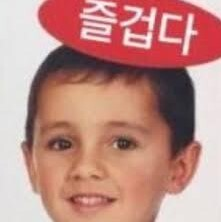
#> input picture 09.OpenCV/data/funny.jpeg, 221 x 222 px
$ jupyter execute 'ex01_이미지, 동영상 불러오기.ipynb'   (shell and % lines are left out)   (text cells are left out)
#> lines starting #> are read from the running program, lines starting #| are printed output that depends on the picture
[cell 1]
# 크기 800*1000 이하
# 얼굴이 있는 사진

[cell 2]
# # opencv > cv2
# import cv2
# # 이미지 불러오기
# img = cv2.imread('./data/funny.jpeg')
# # 윈도우에 이미지 띄우기
# cv2.imshow('img',img)
# # 키보드로부터 키 입력을 기다리는 시간
# # 0 = 계속 대기, 코드가 cv2.waitKey(0)에 머무른 상태로 넘어가지 않는다.
# # 1000ms = 1초 : 1초동안 기다렸다가 키 입력 없으면 넘어감
# # 키를 입력하면 바로 넘어감
# cv2.waitKey(1000)
# # opencv로 열어놓은 윈도우창 닫기
# cv2.destroyAllWindows()

[cell 3]
# 이미지를 흑백사진으로 불러오기

import cv2
img = cv2.imread('./data/funny.jpeg', cv2.IMREAD_GRAYSCALE)
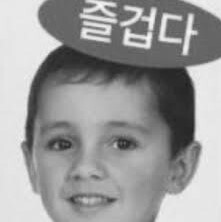
#> img: shape (222, 221); min 29, max 250, mean 154.7
cv2.imshow('img',img)
cv2.waitKey(0)
cv2.destroyAllWindows()

[cell 4]
# 불러온 이미지 흑백사진으로 만들기
img = cv2.imread('./data/funny.jpeg')
#> img is the input picture: shape (222, 221, 3); mean B, G, R 132.8, 140.3, 191.1
gray_img = cv2.cvtColor(img,cv2.COLOR_BGR2GRAY)
cv2.imshow('img',img)
cv2.imshow('gray_img',gray_img)
cv2.waitKey(0)
cv2.destroyAllWindows()

[cell 5]
# RGB : 빛의 3원색
# Red Green, Blue : 모일수록 하얗게 됨
# 이미지를 불러올 때는 파란계열, 초록계열, 빨간계열 3가지를 따로 불러옴
img.shape
#> Out = (222, 221, 3)

[cell 6]
# 동영상 : 초당 많은 사진을 연속적으로 보기
# 보통 : 초당 30장의 사진으로 이루어져 있음
# 일반인 : 초당 12~15장이면 동영상으로 인식
# 전문가 : 초당 15~20장이면 동영상으로 인식

[cell 7]
# 캠으로부터 동영상을 가져오기
import cv2
# 비디오 불러오기
# 0 : 컴퓨터에 연결된 카메라
# 동영상 경로 적어주면 동영상에 연결
cap = cv2.VideoCapture(0)
cnt = 0

# 녹화 설정
fps = 30.0 # 녹화할 프레임 수
width = int(cap.get(3)) # 녹화할 영상의 가로 크기(픽셀)
height = int(cap.get(4)) # 녹화할 영상의 세로 크기(픽셀)

# 코덱 설정
# avi > DIVX
# mp4 > MPEG
fcc = cv2.VideoWriter_fourcc(*'MPEG')

# 동영상 설정
out = cv2.VideoWriter('video.mp4',fcc,fps,(width,height) )
record = False

#초당 30장의 사진 인식
while True:
    # 연결해놓은 카메라에서 사진 가져오기
    ret, frame = cap.read() # 한번 실행할 때마다 한장씩의 사진 가져옴
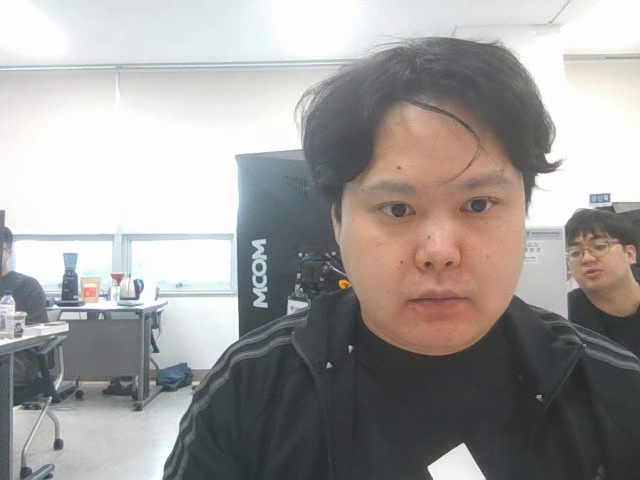
#> input picture frame 16 of 09.OpenCV/video.mp4, 640 x 480 px, given in place of the camera
#> frame is the input picture: shape (480, 640, 3); mean B, G, R 155.6, 157.2, 160
    # ret : 불러오기 성공하면 True, 실패하면 False
    # frame : 불러온 사진 이미지 값
    if not ret:
        print("비디오 읽기 실패 또는 비디오 모두 읽음")
        cap.release() # 연결해놓은 카메라 or 동영상 닫기
        cv2.destroyAllWindows() # 윈도우에 열어놓은 창 닫기
        break # 더이상 사진을 불러오지 않아도 되므로 while문 종료


    # 이미지를 불러왔을 때
    cv2.imshow('video', frame)
    k = cv2.waitKey(33) # 33ms마다 사진 넘긱기 = 1초에 약 30장의 사진을 보내주고 있다.
#> (key Esc is pressed here)

    # 종료 버튼 만들기
    # 1(!) 누르면 종료하기
    if k == 49: # 1은 아스키코드로 49를 가지고 있음
        print('동영상을 종료합니다')
        cap.release() # 카메라 닫기
        cv2.destroyAllWindows() # 윈도우 창 닫기
        break # while문 종료

    # 캡쳐(2)
    if k == 50:
        cnt+=1
        cv2.imwrite(f'./data/cap{cnt}.png',frame, params = [cv2.IMWRITE_PNG_COMPRESSION, 0])
        print('동영상을 캡쳐합니다')

    # 녹화시작(3)
    if k == 51:
        record=True
        print('동영상 녹화를 시작합니다')

    # 3번을 누르고 나서 실행
    if record:
        out.write(frame)

    # 녹화종료(4)
    if k ==52:
        out.release()
        print('동영상 녹화를 종료합니다')
